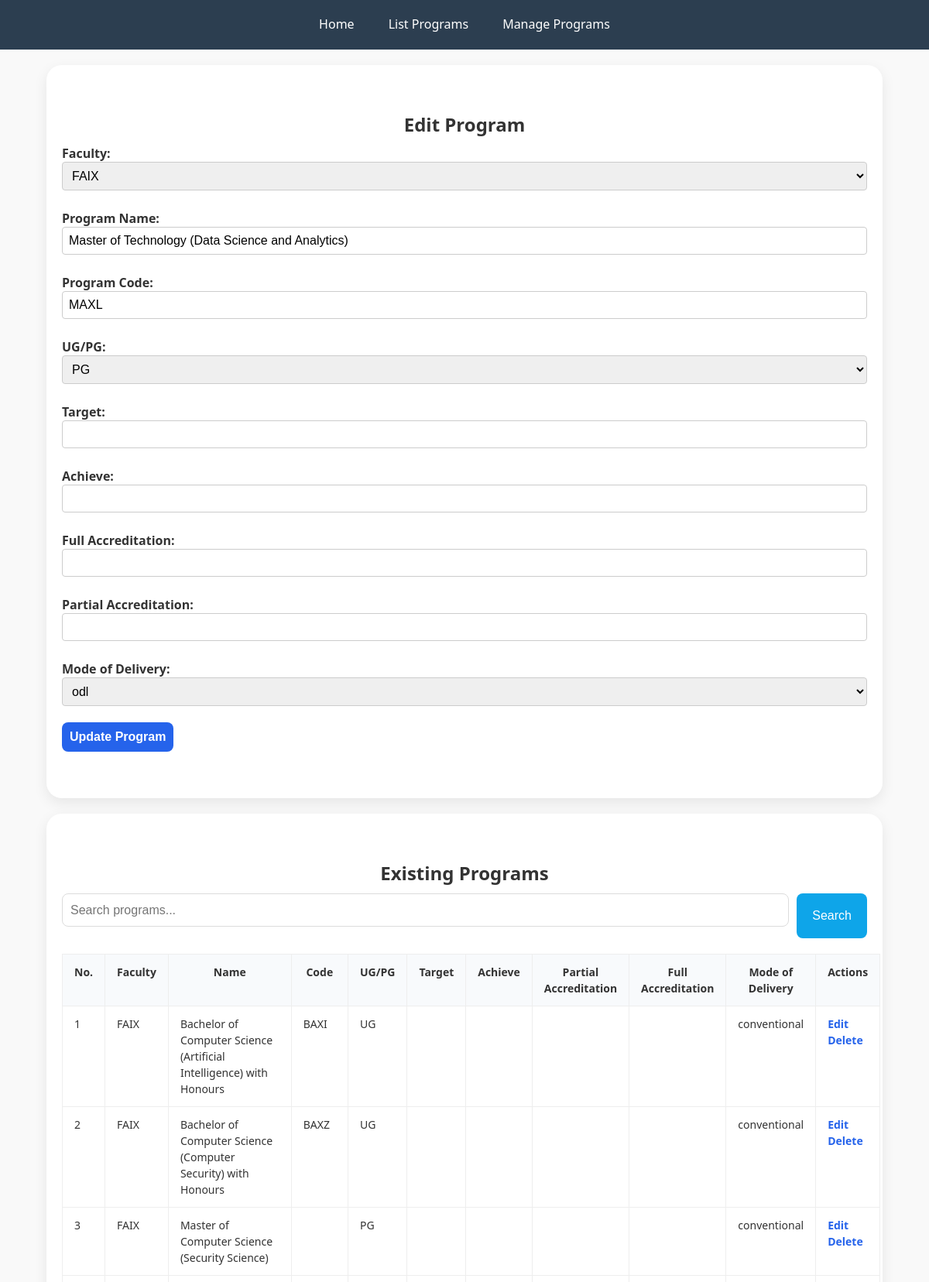
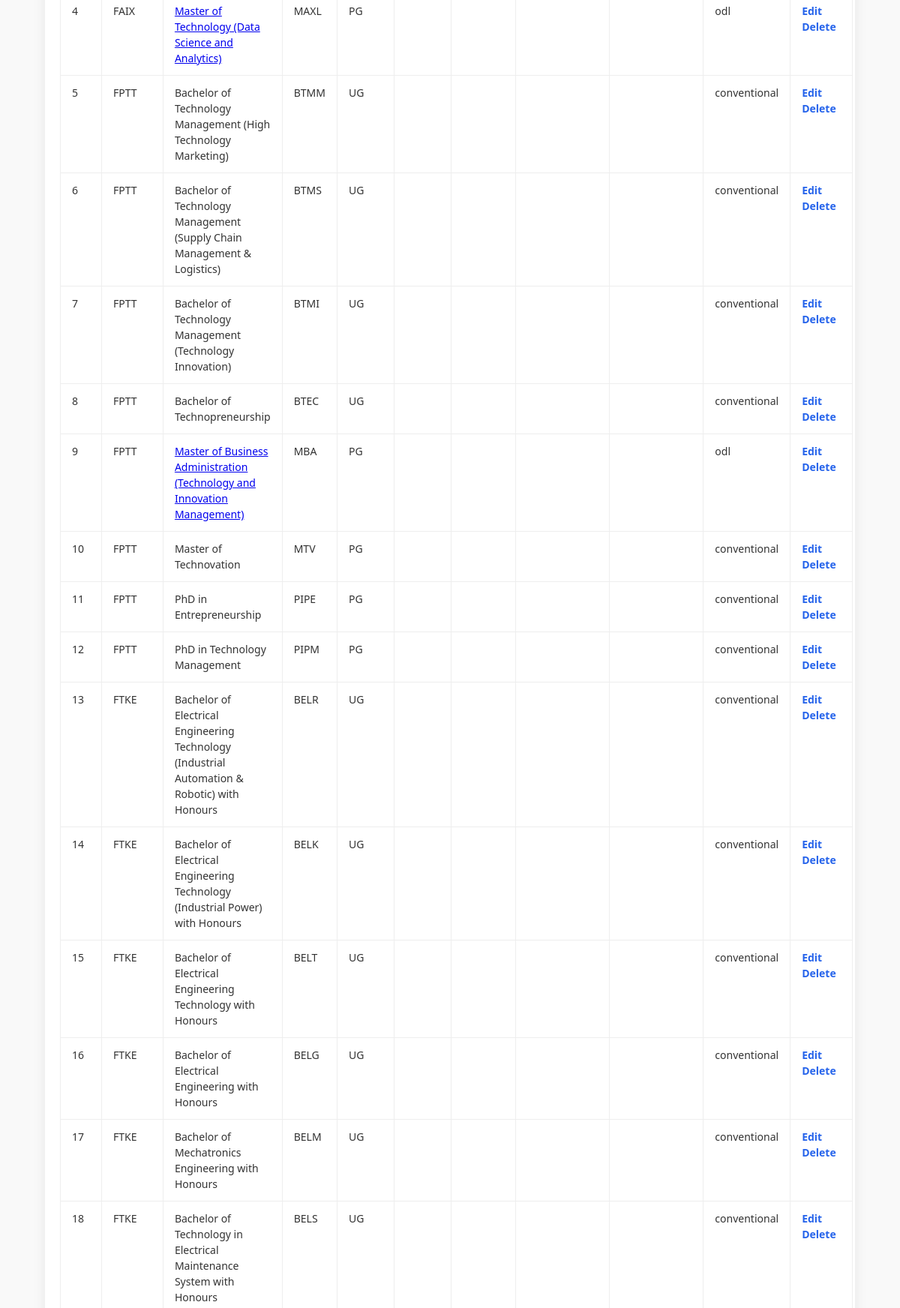
/manage_program.php?edit=77 (upper part), run on the app's committed database (2 pictures, top to bottom).
### tables this page shows
CREATE TABLE `programs` (
  `id` int(11) NOT NULL,
  `faculty` varchar(100) DEFAULT NULL,
  `program_name` varchar(255) DEFAULT NULL,
  `program_code` varchar(20) DEFAULT NULL,
  `ugpg` varchar(10) DEFAULT NULL,
  `target` int(11) DEFAULT NULL,
  `achieve` int(11) DEFAULT NULL,
  `partial_accreditation` varchar(100) DEFAULT NULL,
  `full_accreditation` varchar(100) DEFAULT NULL,
  `mod_penyampaian` enum('conventional','odl') DEFAULT NULL
);

### manage_program.php (the view, shortened to what this page needs)
<?php
include 'connect.php';
$page = isset($_GET['page']) ? (int)$_GET['page'] : 1;
$limit = 20;
$offset = ($page - 1) * $limit;
$where = "";
$programs = $conn->query("SELECT * FROM programs $where
                          ORDER BY faculty, program_name
                          LIMIT $limit OFFSET $offset");
$editData = null;
if (isset($_GET['edit']) && ctype_digit($_GET['edit'])) {
    $id = (int)$_GET['edit'];
    $stmt = $conn->prepare("SELECT * FROM programs WHERE id = ?");
    $stmt->bind_param("i", $id);
    $stmt->execute();
    $editData = $stmt->get_result()->fetch_assoc();
}
$facultyOptions = $conn->query("SELECT DISTINCT faculty FROM programs ORDER BY faculty");
function h($s){ return htmlspecialchars($s ?? '', ENT_QUOTES, 'UTF-8'); }
?>
<!DOCTYPE html>
<html>
<head>
    <link rel="stylesheet" href="style.css">
</head>
<body>
<div class="navbar">
    <a href="index.php">Home</a>
    <a href="list_programs.php">List Programs</a>
    <a href="manage_program.php" class="active">Manage Programs</a>
</div>
<div class="container">
    <h2><?= !empty($editData) ? 'Edit Program' : 'Add Program' ?></h2>
    <form method="POST" onsubmit="return confirmSave(event, this)">
        <label>Faculty:
            <select name="faculty" required>
                <?php while($f = $facultyOptions->fetch_assoc()): ?>
                    <option value="<?= h($f['faculty']) ?>" <?= (($editData['faculty'] ?? '') === $f['faculty']) ? 'selected' : '' ?>>
                        <?= h($f['faculty']) ?>
                    </option>
                <?php endwhile; ?>
            </select>
        </label>
        <label>Program Name:
            <input type="text" name="program_name" required value="<?= h($editData['program_name'] ?? '') ?>">
        </label>
        <label>Program Code:
            <input type="text" name="program_code" required value="<?= h($editData['program_code'] ?? '') ?>">
        </label>
        <label>UG/PG:
            <select name="ugpg" required>
                <option value="PG" <?= (($editData['ugpg'] ?? '') === 'PG') ? 'selected' : '' ?>>PG</option>
            </select>
        </label>
        <label>Target:
            <input type="text" name="target" required value="<?= h($editData['target'] ?? '') ?>">
        </label>
        <label>Achieve:
            <input type="text" name="achieve" required value="<?= h($editData['achieve'] ?? '') ?>">
        </label>
        <label>Full Accreditation:
            <input type="text" name="full_accreditation" value="<?= h($editData['full_accreditation'] ?? '') ?>">
        </label>
        <label>Partial Accreditation:
            <input type="text" name="partial_accreditation" value="<?= h($editData['partial_accreditation'] ?? '') ?>">
        </label>
        <label>Mode of Delivery:
            <select name="mod_penyampaian" required>
                <option value="odl" <?= (($editData['mod_penyampaian'] ?? '') === 'odl') ? 'selected' : '' ?>>odl</option>
            </select>
        </label>
        <button class="btn" type="submit"><?= !empty($editData) ? 'Update' : 'Add' ?> Program</button>
    </form>
</div>
<div class="container">
    <h2>Existing Programs</h2>
    <form id="searchBox" method="get">
        <input type="text" name="search" placeholder="Search programs..." value="<?= h($_GET['search'] ?? '') ?>">
        <button type="submit">Search</button>
    </form>
    <table>
        <tr>
            <th>No.</th>
            <th>Faculty</th>
            <th>Name</th>
            <th>Code</th>
            <th>UG/PG</th>
            <th>Target</th>
            <th>Achieve</th>
            <th>Partial Accreditation</th>
            <th>Full Accreditation</th>
            <th>Mode of Delivery</th>
            <th>Actions</th>
        </tr>
        <?php
        $num = $offset + 1;
        while($row = $programs->fetch_assoc()): ?>
        <tr>
            <td><?= $num++ ?></td>
            <td><?= h($row['faculty']) ?></td>
            <td>
                <?php if (strtolower($row['mod_penyampaian']) === 'odl'): ?>
                    <a href="odlprogram_detail.php?id=<?= (int)$row['id'] ?>">
                        <?= h($row['program_name']) ?>
                    </a>
                <?php else: ?>
                    <?= h($row['program_name']) ?>
                <?php endif; ?>
            </td>
            <td><?= h($row['program_code']) ?></td>
            <td><?= h($row['ugpg']) ?></td>
            <td><?= h($row['target']) ?></td>
            <td><?= h($row['achieve']) ?></td>
            <td><?= h($row['partial_accreditation']) ?></td>
            <td><?= h($row['full_accreditation']) ?></td>
            <td><?= h($row['mod_penyampaian']) ?></td>
            <td class="actions">
                <a href="?edit=<?= (int)$row['id'] ?>">Edit</a>
                <a href="#" onclick="return confirmDelete(<?= (int)$row['id'] ?>)">Delete</a>
            </td>
        </tr>
        <?php endwhile; ?>
    </table>
</div>
</body>
</html>

### style.css (style rules this page uses)
* { margin: 0; padding: 0; box-sizing: border-box; }
body { font-family: 'Segoe UI', Tahoma, Geneva, Verdana, sans-serif; background-color: #f9f9f9; color: #333; min-height: 100vh; }
h1, h2 { text-align: center; }
.navbar { background-color: #2c3e50; padding: 12px 20px; display: flex; justify-content: center; gap: 20px; }
.navbar a { color: white; text-decoration: none; font-weight: 500; padding: 8px 12px; border-bottom: 2px solid transparent; }
button, input[type="submit"] { background-color: #2980b9; color: white; padding: 8px 16px; border: none; border-radius: 4px; cursor: pointer; font-size: 1rem; }
input[type="text"], select, textarea { width: 100%; padding: 8px; font-size: 1rem; border: 1px solid #ccc; border-radius: 4px; margin-bottom: 15px; }
.container { max-width: 1000px; margin: 0 auto; padding: 20px; }

### manage_program.php (style rules this page uses)
.container { background: #fff; margin: 20px auto; padding: 60px 20px; max-width:90%; border-radius: 20px; box-shadow: 0 6px 18px rgba(0,0,0,0.08); }
h2 { margin: 0 0 10px; }
form label { display: block; margin: 10px 0 6px; font-weight: 600; }
.btn { display: inline-block; background: #2563eb; color: #fff; border: none; padding: 10px 10px; border-radius: 8px; cursor: pointer; text-decoration: none; font-weight: 600; }
table { width: 100%; border-collapse: collapse; margin-top: 20px; font-size: 14px; }
th, td { border: 1px solid #eee; padding: 12px 15px; text-align: left; vertical-align: top; word-wrap: break-word; white-space: normal; line-height: 1.5; }
th { background: #f8fafc; font-weight: 700; text-align: center; }
.actions a { margin: 0 px; color: #2563eb; text-decoration: none; font-weight: 600; }
#searchBox { margin: 10px 0; display: flex; gap: 10px; }
#searchBox input { flex: 1; padding: 10px; border: 1px solid #dcdcdc; border-radius: 8px; }
#searchBox button { padding: 20px; border: none; border-radius: 8px; background: #0ea5e9; color: white; cursor: pointer; font-weight: 500; }

### data on the page
programs: faculty "FAIX", program_name "Master of Technology (Data Science and Analytics)", program_code "MAXL", ugpg "PG", mod_penyampaian "odl"
programs: faculty "FAIX", program_name "Bachelor of Computer Science (Artificial Intelligence) with Honours", program_code "BAXI", ugpg "UG", mod_penyampaian "conventional"
programs: faculty "FAIX", program_name "Bachelor of Computer Science (Computer Security) with Honours", program_code "BAXZ", ugpg "UG", mod_penyampaian "conventional"
programs: faculty "FAIX", program_name "Master of Computer Science (Security Science)", ugpg "PG", mod_penyampaian "conventional"
programs: faculty "FPTT", program_name "Bachelor of Technology Management (High Technology Marketing)", program_code "BTMM", ugpg "UG", mod_penyampaian "conventional"
programs: faculty "FPTT", program_name "Bachelor of Technology Management (Supply Chain Management & Logistics)", program_code "BTMS", ugpg "UG", mod_penyampaian "conventional"
programs: faculty "FPTT", program_name "Bachelor of Technology Management (Technology Innovation)", program_code "BTMI", ugpg "UG", mod_penyampaian "conventional"
programs: faculty "FPTT", program_name "Bachelor of Technopreneurship", program_code "BTEC", ugpg "UG", mod_penyampaian "conventional"
programs: faculty "FPTT", program_name "Master of Business Administration (Technology and Innovation Management)", program_code "MBA", ugpg "PG", mod_penyampaian "odl"
programs: faculty "FPTT", program_name "Master of Technovation", program_code "MTV", ugpg "PG", mod_penyampaian "conventional"
programs: faculty "FPTT", program_name "PhD in Entrepreneurship", program_code "PIPE", ugpg "PG", mod_penyampaian "conventional"
programs: faculty "FPTT", program_name "PhD in Technology Management", program_code "PIPM", ugpg "PG", mod_penyampaian "conventional"
programs: faculty "FTKE", program_name "Bachelor of Electrical Engineering Technology (Industrial Automation & Robotic) with Honours", program_code "BELR", ugpg "UG", mod_penyampaian "conventional"
programs: faculty "FTKE", program_name "Bachelor of Electrical Engineering Technology (Industrial Power) with Honours", program_code "BELK", ugpg "UG", mod_penyampaian "conventional"
programs: faculty "FTKE", program_name "Bachelor of Electrical Engineering Technology with Honours", program_code "BELT", ugpg "UG", mod_penyampaian "conventional"
programs: faculty "FTKE", program_name "Bachelor of Electrical Engineering with Honours", program_code "BELG", ugpg "UG", mod_penyampaian "conventional"
programs: faculty "FTKE", program_name "Bachelor of Mechatronics Engineering with Honours", program_code "BELM", ugpg "UG", mod_penyampaian "conventional"
programs: faculty "FTKE", program_name "Bachelor of Technology in Electrical Maintenance System with Honours", program_code "BELS", ugpg "UG", mod_penyampaian "conventional"
